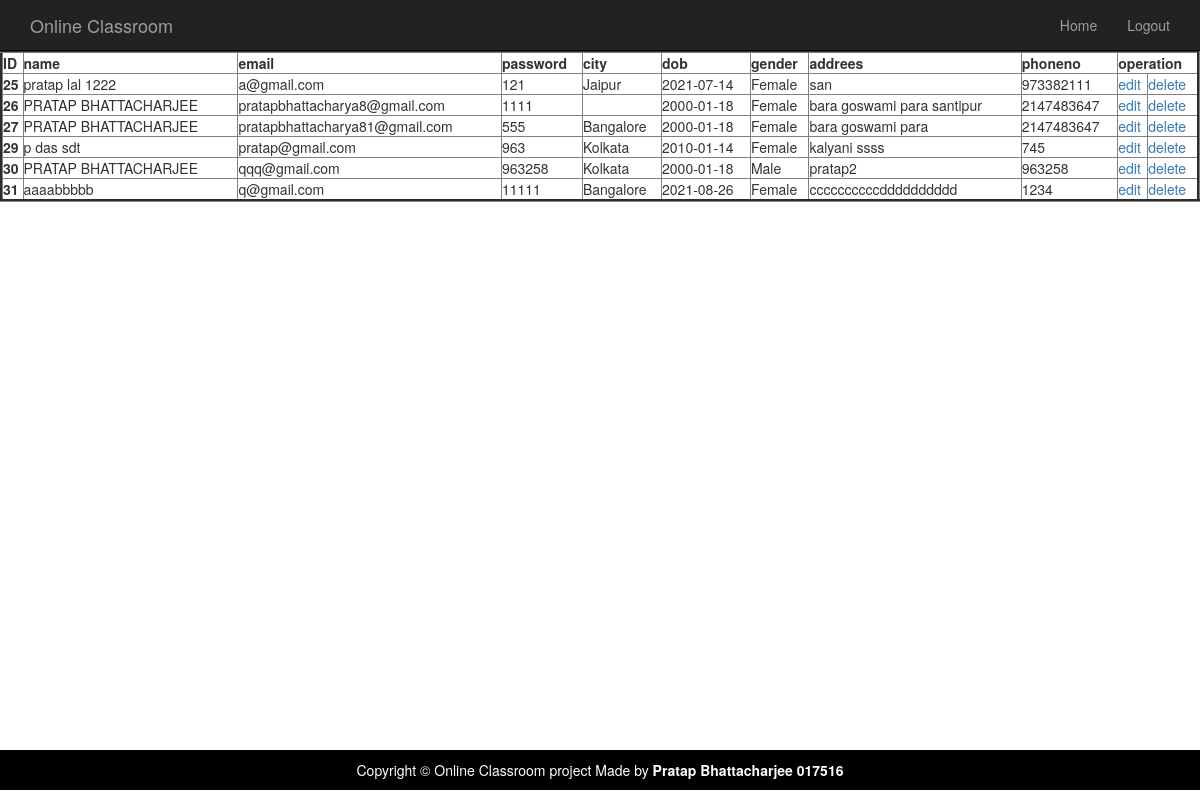
The page /ADMIN/studentdetails.php (signed in) on the database its author committed.
### tables this page shows
CREATE TABLE `register` (
  `id` int(5) NOT NULL,
  `name` varchar(25) NOT NULL,
  `address` text NOT NULL,
  `city` varchar(15) NOT NULL,
  `email` varchar(30) NOT NULL,
  `phone` bigint(10) NOT NULL,
  `dob` date DEFAULT NULL,
  `gender` text NOT NULL,
  `password` varchar(20) NOT NULL
);

### ADMIN/studentdetails.php (the view, shortened to what this page needs)
<!doctype html>
<html lang="en">
<head>
    <link href="../css/bootstrap.min.css" rel="stylesheet">
    <link href="../css/modern-business.css" rel="stylesheet">
    <link href="font-awesome/css/font-awesome.min.css" rel="stylesheet" type="text/css">
</head>
    <table border="3" width="100%">
    <tr>
    <th>ID</th>
	<th>name</th>
	 <th>email</th>
    <th>password</th>
    <th>city</th>
	<th>dob</th>
	<th>gender</th>
    <th>addrees</th>
	<th>phoneno</th>
	<th colspan="2" >operation</th>
 </tr>
<body>
<header>
    <nav class="navbar navbar-inverse navbar-fixed-top" role="navigation">
        <div class="container">
            <div class="navbar-header">
                <a class="navbar-brand" href="">Online Classroom</a>
            </div>
            <div class="collapse navbar-collapse" id="bs-example-navbar-collapse-1">
                <ul class="nav navbar-nav navbar-right">
                    <li>
                        <a href="welcomeadmin">Home</a>
                    </li>
                  <li>
                       <a href="logout.php">Logout</a>
                    </li>
                </ul>
            </div>
        </div>
    </nav>
</header>
<?php
	$servername = "localhost";
      $username = "root";
      $password = "";
      $database = "xyz";
      $conn = mysqli_connect($servername, $username, $password, $database);
	  $sql="SELECT * FROM `register` ORDER BY  id ";
		$data = mysqli_query($conn,$sql);
	   	  $total = mysqli_num_rows($data);
if ($total == 0)
{
    die('db not found:'.mysqli_connect_error());
}
else
{
   while( ( $result= mysqli_fetch_assoc($data)) )
       {
         echo  "  <tr>
            <th scope='row'>".$result["id"] ."</th>
     <td>". $result["name"]."</td>
	<td>". $result ["email"]."</td>
	<td>". $result ["password"]."</td>
     <td>". $result ["city"]."</td>
	 <td>". $result ["dob"]."</td>
	<td>". $result ["gender"]."</td>
    <td>". $result ["address"]."</td>
	  <td>". $result ["phone"]."</td>
    <td><a href ='update.php?id=$result[id]&phno=$result[phone]&email=$result[email]&city=$result[city]&name=$result[name]&dob=$result[dob]&address=$result[address]'>edit</a></td>
	<td><a href= 'delete.php?id=$result[id]&email=$result[email]'>delete<a></td>
	  </tr>";
       }
    }
    ?>
    </table>
        <footer>
            <div class="row">
                <div class="col-lg-12">
                    <p class="footer text-center" align= "center">Copyright &copy; Online Classroom   <strong></strong> project Made by <strong>Pratap Bhattacharjee  017516</strong></p>
                </div>
            </div>
        </footer>
</body>
</html>

### css/modern-business.css (style rules this page uses)
html, body { height: 100%; }
body { padding-top: 50px; }
footer { margin: 50px 0; }

### ADMIN/studentdetails.php (style rules this page uses)
.footer { background: #000; padding: 10px 0px; color: #fff;position: fixed;left: 0; right: 0;bottom: 0; }

### rows shown on the page
register: id "25", name "pratap lal 1222", email "a@gmail.com", password "121", city "Jaipur", dob "2021-07-14", gender "Female", address "san", phone "973382111"
register: id "26", name "PRATAP BHATTACHARJEE", email "pratapbhattacharya8@gmail.com", password "1111", dob "2000-01-18", gender "Female", address "bara goswami para santipur", phone "2147483647"
register: id "27", name "PRATAP BHATTACHARJEE", email "pratapbhattacharya81@gmail.com", password "555", city "Bangalore", dob "2000-01-18", gender "Female", address "bara goswami para", phone "2147483647"
register: id "29", name "p das sdt", email "pratap@gmail.com", password "963", city "Kolkata", dob "2010-01-14", gender "Female", address "kalyani ssss", phone "745"
register: id "30", name "PRATAP BHATTACHARJEE", email "qqq@gmail.com", password "963258", city "Kolkata", dob "2000-01-18", gender "Male", address "pratap2", phone "963258"
register: id "31", name "aaaabbbbb", email "q@gmail.com", password "11111", city "Bangalore", dob "2021-08-26", gender "Female", address "ccccccccccdddddddddd", phone "1234"
